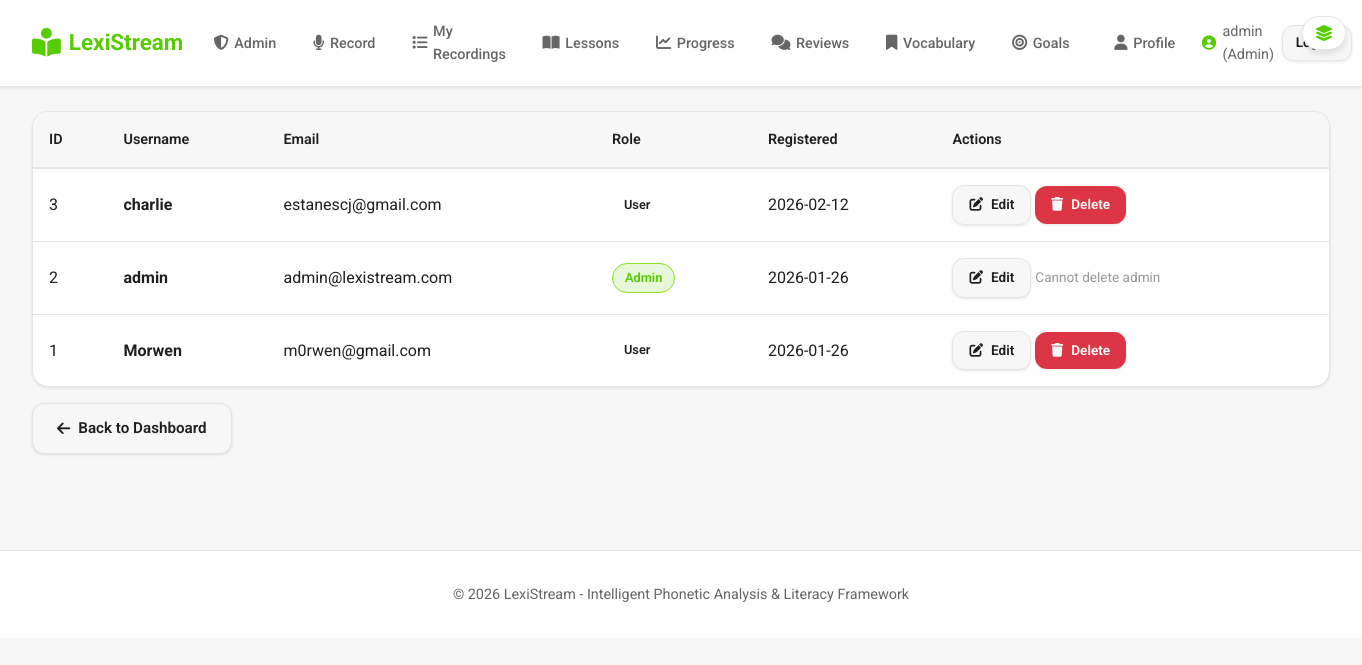
/admin/users (signed in), run on the app's committed database.
### app.py (models this page shows)
class User(UserMixin, db.Model):
    id = db.Column(db.Integer, primary_key=True)
    username = db.Column(db.String(80), unique=True, nullable=False)
    email = db.Column(db.String(120), unique=True, nullable=False)
    password_hash = db.Column(db.String(255), nullable=False)
    is_admin = db.Column(db.Boolean, default=False, nullable=False)
    display_name = db.Column(db.String(120))
    bio = db.Column(db.Text)
    location = db.Column(db.String(120))
    website = db.Column(db.String(255))
    avatar_url = db.Column(db.String(255))
    role = db.Column(db.String(20), default="user", nullable=False)  # user, teacher, admin
    created_at = db.Column(db.DateTime, default=datetime.utcnow)

### app.py (the view)
@app.route('/admin/users')
@login_required
@admin_required
def admin_users():
    users = User.query.order_by(User.created_at.desc()).all()
    return render_template('admin/users.html', users=users)

### app.py (called while the page is built)
@login_manager.user_loader
def load_user(user_id):
    return User.query.get(int(user_id))

def admin_required(f):
    @wraps(f)
    def decorated_function(*args, **kwargs):
        if not current_user.is_authenticated or not current_user.is_admin:
            flash('Admin access required')
            return redirect(url_for('dashboard'))
        return f(*args, **kwargs)
    return decorated_function

### templates/admin/users.html (shortened to what this page needs)
{% extends "base.html" %}
{% block content %}
{% if users %}
<div class="table-container">
    <table class="table">
            <thead>
                <tr>
                    <th>ID</th>
                    <th>Username</th>
                    <th>Email</th>
                    <th>Role</th>
                    <th>Registered</th>
                    <th>Actions</th>
                </tr>
            </thead>
            <tbody>
                {% for user in users %}
                <tr>
                    <td>{{ user.id }}</td>
                    <td><strong>{{ user.username }}</strong></td>
                    <td>{{ user.email }}</td>
                    <td>
                        {% if user.is_admin %}
                        <span class="badge badge-admin">Admin</span>
                        {% else %}
                        <span class="badge badge-user">User</span>
                        {% endif %}
                    </td>
                    <td>{{ user.created_at.strftime('%Y-%m-%d') }}</td>
                    <td class="action-buttons">
                        <a href="{{ url_for('admin_edit_user', user_id=user.id) }}"
                           class="btn btn-sm btn-secondary">
                            <i class="fas fa-edit"></i> Edit
                        </a>
                        {% if not user.is_admin %}
                        <a href="{{ url_for('admin_delete_user', user_id=user.id) }}"
                           class="btn btn-sm btn-danger"
                           onclick="return confirm('Are you sure you want to delete user {{ user.username }}? This will delete all their data!')">
                            <i class="fas fa-trash"></i> Delete
                        </a>
                        {% else %}
                        <span style="color: var(--text-light); font-size: 0.85rem;">Cannot delete admin</span>
                        {% endif %}
                    </td>
                </tr>
                {% endfor %}
            </tbody>
        </table>
    </div>
    {% else %}
    <div class="empty-state">
        <i class="fas fa-users"></i>
        <h3>No users found</h3>
    </div>
    {% endif %}
<a href="{{ url_for('admin_dashboard') }}" class="btn btn-secondary" style="margin-top: 1rem;">
    <i class="fas fa-arrow-left"></i> Back to Dashboard
</a>
{% endblock %}

### templates/base.html (shortened to what this page needs)
<!DOCTYPE html>
<html lang="en">
<head>
    <link rel="stylesheet" href="{{ url_for('static', filename='css/style.css') }}">
    <link rel="stylesheet" href="https://cdnjs.cloudflare.com/ajax/libs/font-awesome/6.4.0/css/all.min.css">
</head>
<body>
    <header class="navbar">
        <div class="nav-container">
            <div class="nav-left">
                <a href="{% if current_user.is_authenticated %}{% if current_user.is_admin %}{{ url_for('admin_dashboard') }}{% else %}{{ url_for('dashboard') }}{% endif %}{% else %}{{ url_for('index') }}{% endif %}" class="nav-logo">
                    <i class="fas fa-book-reader"></i>
                    <span>LexiStream</span>
                </a>
            </div>
            <div class="nav-center">
                {% if current_user.is_authenticated %}
                <ul class="nav-menu">
                    {% if current_user.is_admin or current_user.role == 'admin' %}
                    <li>
                        <a href="{{ url_for('admin_dashboard') }}" class="nav-link {% if request.endpoint == 'admin_dashboard' %}active{% endif %}">
                            <i class="fas fa-shield-alt"></i><span>Admin</span>
                        </a>
                    </li>
                    {% elif current_user.role == 'teacher' %}
                    <li>
                        <a href="{{ url_for('teacher_dashboard') }}" class="nav-link {% if request.endpoint == 'teacher_dashboard' %}active{% endif %}">
                            <i class="fas fa-chalkboard-teacher"></i><span>Teacher</span>
                        </a>
                    </li>
                    {% else %}
                    <li>
                        <a href="{{ url_for('dashboard') }}" class="nav-link {% if request.endpoint == 'dashboard' %}active{% endif %}">
                            <i class="fas fa-home"></i><span>Dashboard</span>
                        </a>
                    </li>
                    {% endif %}
                    <li>
                        <a href="{{ url_for('record') }}" class="nav-link {% if request.endpoint == 'record' %}active{% endif %}">
                            <i class="fas fa-microphone"></i><span>Record</span>
                        </a>
                    </li>
                    <li>
                        <a href="{{ url_for('recordings') }}" class="nav-link {% if request.endpoint == 'recordings' %}active{% endif %}">
                            <i class="fas fa-list"></i><span>My Recordings</span>
                        </a>
                    </li>
                    <li>
                        <a href="{{ url_for('lessons') }}" class="nav-link {% if request.endpoint == 'lessons' %}active{% endif %}">
                            <i class="fas fa-book-open"></i><span>Lessons</span>
                        </a>
                    </li>
                    <li>
                        <a href="{{ url_for('progress') }}" class="nav-link {% if request.endpoint == 'progress' %}active{% endif %}">
                            <i class="fas fa-chart-line"></i><span>Progress</span>
                        </a>
                    </li>
                    <li>
                        <a href="{{ url_for('reviews') }}" class="nav-link {% if 'review' in request.endpoint %}active{% endif %}">
                            <i class="fas fa-comments"></i><span>Reviews</span>
                        </a>
                    </li>
                    <li>
                        <a href="{{ url_for('vocabulary') }}" class="nav-link {% if request.endpoint == 'vocabulary' %}active{% endif %}">
                            <i class="fas fa-bookmark"></i><span>Vocabulary</span>
                        </a>
                    </li>
                    <li>
                        <a href="{{ url_for('goals') }}" class="nav-link {% if request.endpoint == 'goals' %}active{% endif %}">
                            <i class="fas fa-bullseye"></i><span>Goals</span>
                        </a>
                    </li>
                </ul>
                {% endif %}
            </div>
            <div class="nav-right">
                {% if current_user.is_authenticated %}
                <a href="{{ url_for('profile') }}" class="nav-link" style="margin-right: 0.25rem;">
                    <i class="fas fa-user"></i><span>Profile</span>
                </a>
                <span class="nav-user">
                    <i class="fas fa-user-circle"></i>
                    {{ current_user.username }}{% if current_user.is_admin %} (Admin){% endif %}
                </span>
                <a href="{{ url_for('logout') }}" class="btn btn-secondary btn-sm">Logout</a>
                {% else %}
                <a href="{{ url_for('login') }}" class="btn btn-secondary btn-sm">Login</a>
                <a href="{{ url_for('register') }}" class="btn btn-primary btn-sm">Register</a>
                {% endif %}
            </div>
        </div>
    </header>
    {% if current_user.is_authenticated %}
    <button type="button" id="toggleCanvasBtn" class="canvas-toggle" title="Toggle dashboard">
        <i class="fas fa-layer-group"></i>
    </button>
    {% endif %}
    <main class="main-content">
        {% block content %}{% endblock %}
    </main>
    <footer class="footer">
        <p>&copy; 2026 LexiStream - Intelligent Phonetic Analysis & Literacy Framework</p>
    </footer>
</body>
</html>

### static/css/style.css (style rules this page uses)
* { margin: 0; padding: 0; box-sizing: border-box; }
:root { --matcha-dark: #58cc02; --matcha-light: #89e219; --matcha-hover: #4fb800; --cream-bg: #f7f7f7; --cream-light: #ffffff; --cream-border: #e5e5e5; --text-primary: #1f1f1f; --text-secondary: #666666; --text-light: #999999; --danger: #dc3545; --warning: #ffc107; --shadow-sm: 0 1px 3px rgba(0, 0, 0, 0.1); --shadow-md: 0 4px 6px rgba(0, 0, 0, 0.1); --shadow-lg: 0 10px 20px rgba(0, 0, 0, 0.1); }
body { font-family: 'Roboto', -apple-system, BlinkMacSystemFont, 'Segoe UI', sans-serif; background: var(--cream-bg); color: var(--text-primary); line-height: 1.6; min-height: 100vh; }
.navbar { background: var(--cream-light); border-bottom: 1px solid var(--cream-border); position: sticky; top: 0; z-index: 1000; box-shadow: var(--shadow-sm); transition: transform 0.3s ease; }
.nav-container { max-width: 1400px; margin: 0 auto; padding: 0.75rem 2rem; display: flex; align-items: center; justify-content: space-between; gap: 1rem; }
.nav-left, .nav-center, .nav-right { display: flex; align-items: center; gap: 1rem; }
.nav-logo { display: inline-flex; align-items: center; gap: 0.5rem; font-size: 1.4rem; font-weight: 700; color: var(--matcha-dark); text-decoration: none; }
.nav-logo i { font-size: 1.8rem; }
.nav-menu { list-style: none; display: flex; align-items: center; gap: 0.5rem; }
.nav-link { display: inline-flex; align-items: center; gap: 0.35rem; padding: 0.5rem 0.9rem; border-radius: 999px; text-decoration: none; color: var(--text-secondary); font-size: 0.9rem; font-weight: 500; transition: background 0.2s ease, color 0.2s ease; }
.nav-link i { font-size: 0.95rem; }
.nav-user { display: inline-flex; align-items: center; gap: 0.4rem; font-size: 0.9rem; color: var(--text-secondary); }
.nav-user i { color: var(--matcha-dark); }
.nav-right .btn-sm { padding: 0.4rem 0.8rem; }
.nav-right { gap: 0.5rem; }
.canvas-toggle { position: fixed; top: 1rem; right: 1rem; z-index: 1100; background: var(--cream-light); border: 1px solid var(--cream-border); border-radius: 999px; padding: 0.5rem 0.75rem; box-shadow: var(--shadow-md); display: flex; align-items: center; justify-content: center; cursor: pointer; }
.canvas-toggle i { font-size: 1rem; color: var(--matcha-dark); }
.main-content { max-width: 1400px; margin: 0 auto; padding: 1.5rem 2rem 2rem; }
.btn { display: inline-flex; align-items: center; gap: 0.5rem; padding: 0.75rem 1.5rem; border: none; border-radius: 12px; font-weight: 600; font-size: 0.95rem; cursor: pointer; transition: all 0.2s ease; text-decoration: none; font-family: 'Roboto', sans-serif; box-shadow: var(--shadow-sm); }
.btn-secondary { background: var(--cream-light); color: var(--text-primary); border: 2px solid var(--cream-border); }
.btn-danger { background: var(--danger); color: white; }
.btn-sm { padding: 0.5rem 1rem; font-size: 0.85rem; }
.table-container { background: var(--cream-light); border-radius: 16px; overflow: hidden; border: 1px solid var(--cream-border); box-shadow: var(--shadow-sm); }
.table { width: 100%; border-collapse: collapse; }
.table thead { background: var(--cream-bg); }
.table th { padding: 1rem; text-align: left; font-weight: 600; color: var(--text-primary); font-size: 0.9rem; border-bottom: 2px solid var(--cream-border); }
.table td { padding: 1rem; border-bottom: 1px solid var(--cream-border); color: var(--text-primary); }
.table tbody tr:last-child td { border-bottom: none; }
.badge { display: inline-block; padding: 0.25rem 0.75rem; border-radius: 20px; font-size: 0.8rem; font-weight: 600; }
.badge-admin { background: rgba(88, 204, 2, 0.15); color: var(--matcha-dark); border: 1px solid var(--matcha-light); }
.footer { background: var(--cream-light); border-top: 1px solid var(--cream-border); text-align: center; padding: 2rem; margin-top: 4rem; color: var(--text-secondary); font-size: 0.9rem; }
.btn-secondary { background: var(--cream-bg); color: var(--text-primary); border: 1px solid var(--cream-border); }

### data on the page
User: username "admin", id "2", email "admin@lexistream.com", is_admin "Admin", created_at "2026-01-26"
User: id "3", username "charlie", email "estanescj@gmail.com", is_admin "User", created_at "2026-02-12"
User: id "1", username "Morwen", email "m0rwen@gmail.com", is_admin "User", created_at "2026-01-26"
